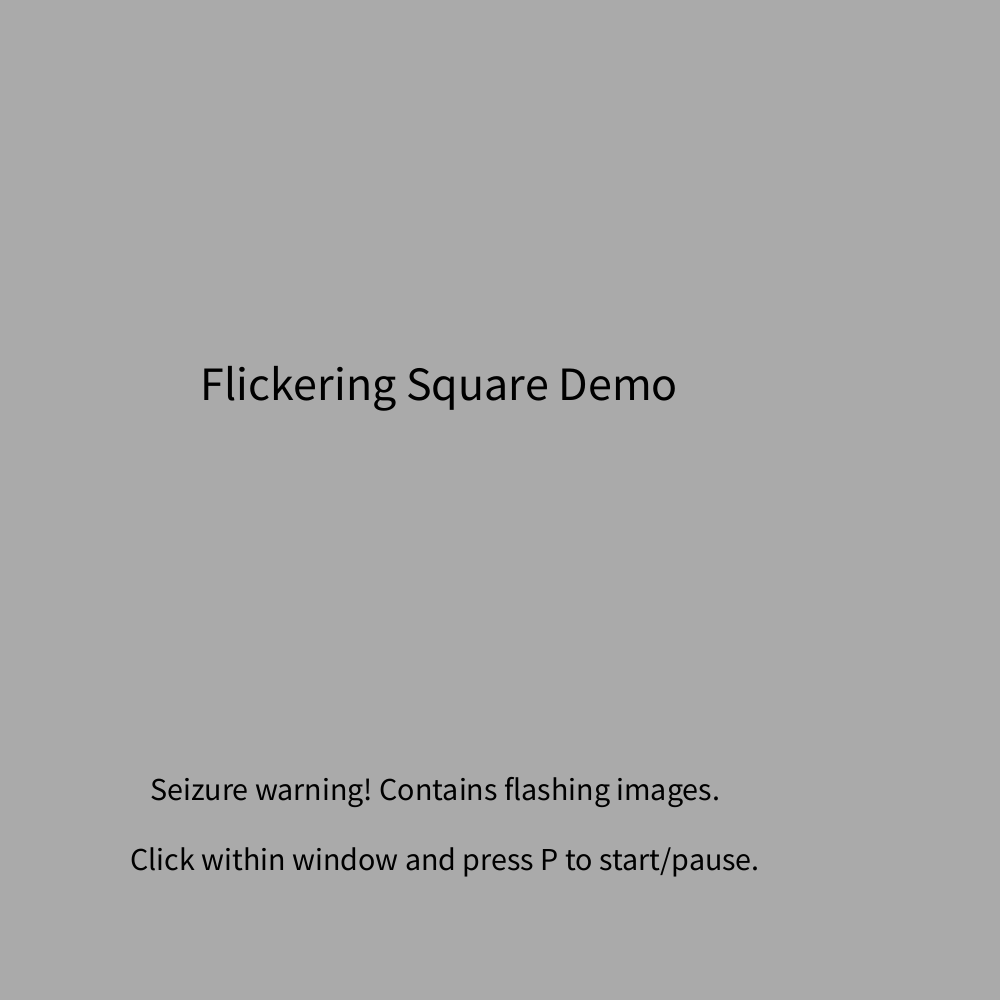
Frame 1 (no input)
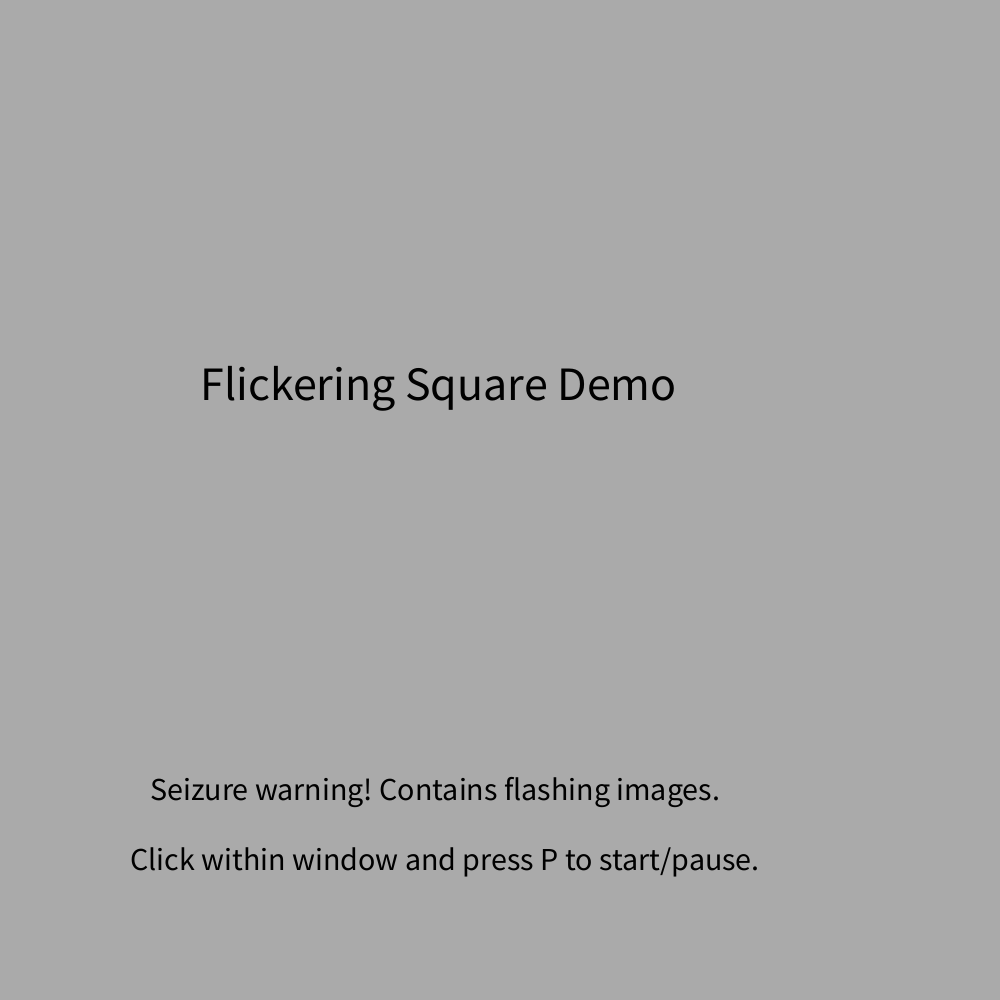
Frame 60 (the mouse pressed at the canvas centre just before this capture)
Frame 120 (the mouse held since frame 60 and released just before this capture): identical to frame 60, image omitted

The Processing sketch that drew these frames (run headless with seeded random() and noise(); from frame 60 on, the mouse is pressed at the canvas centre):

// Processing sketch: processing_130875
// ── processing_130875.pde

float angle = 0.0;
int lum = 255;
int blum = 51;
Boolean paused = true;

void setup() {
  size(1000,1000);
  noStroke();
  fill(255);
  rectMode(CENTER);
}

void draw() {
  if(paused){
    background(#aaaaaa);
    textSize(48);
    fill(#000000);
    text("Flickering Square Demo",200,400);
    textSize(32);
    text("Seizure warning! Contains flashing images.",150,800);
    text("Click within window and press P to start/pause.",130,870);
  }else{
    background(blum);
    if(millis()%(mouseX+1)>mouseX/2){
      noStroke();
      fill(lum);
      translate(500,500);
      rect(0, 0, mouseY, mouseY);
      fill(#FF0000);
      ellipse(0,0,5,5);
    }else{
      translate(500,500);
      fill(#FF0000);
      ellipse(0,0,5,5);
    }
  }
}

void keyPressed(){
  if(key==CODED){
    if(keyCode==UP && lum<245){
      lum = lum+10;
    }
    if(keyCode==DOWN && lum>10){
      lum = lum-10;
    }
    if(keyCode==LEFT && blum>10){
      blum = blum-10;
    }
    if(keyCode==RIGHT && blum<245){
      blum = blum+10;
    }
  }
  if(key=='p'){
    paused=!paused;
  }
}
